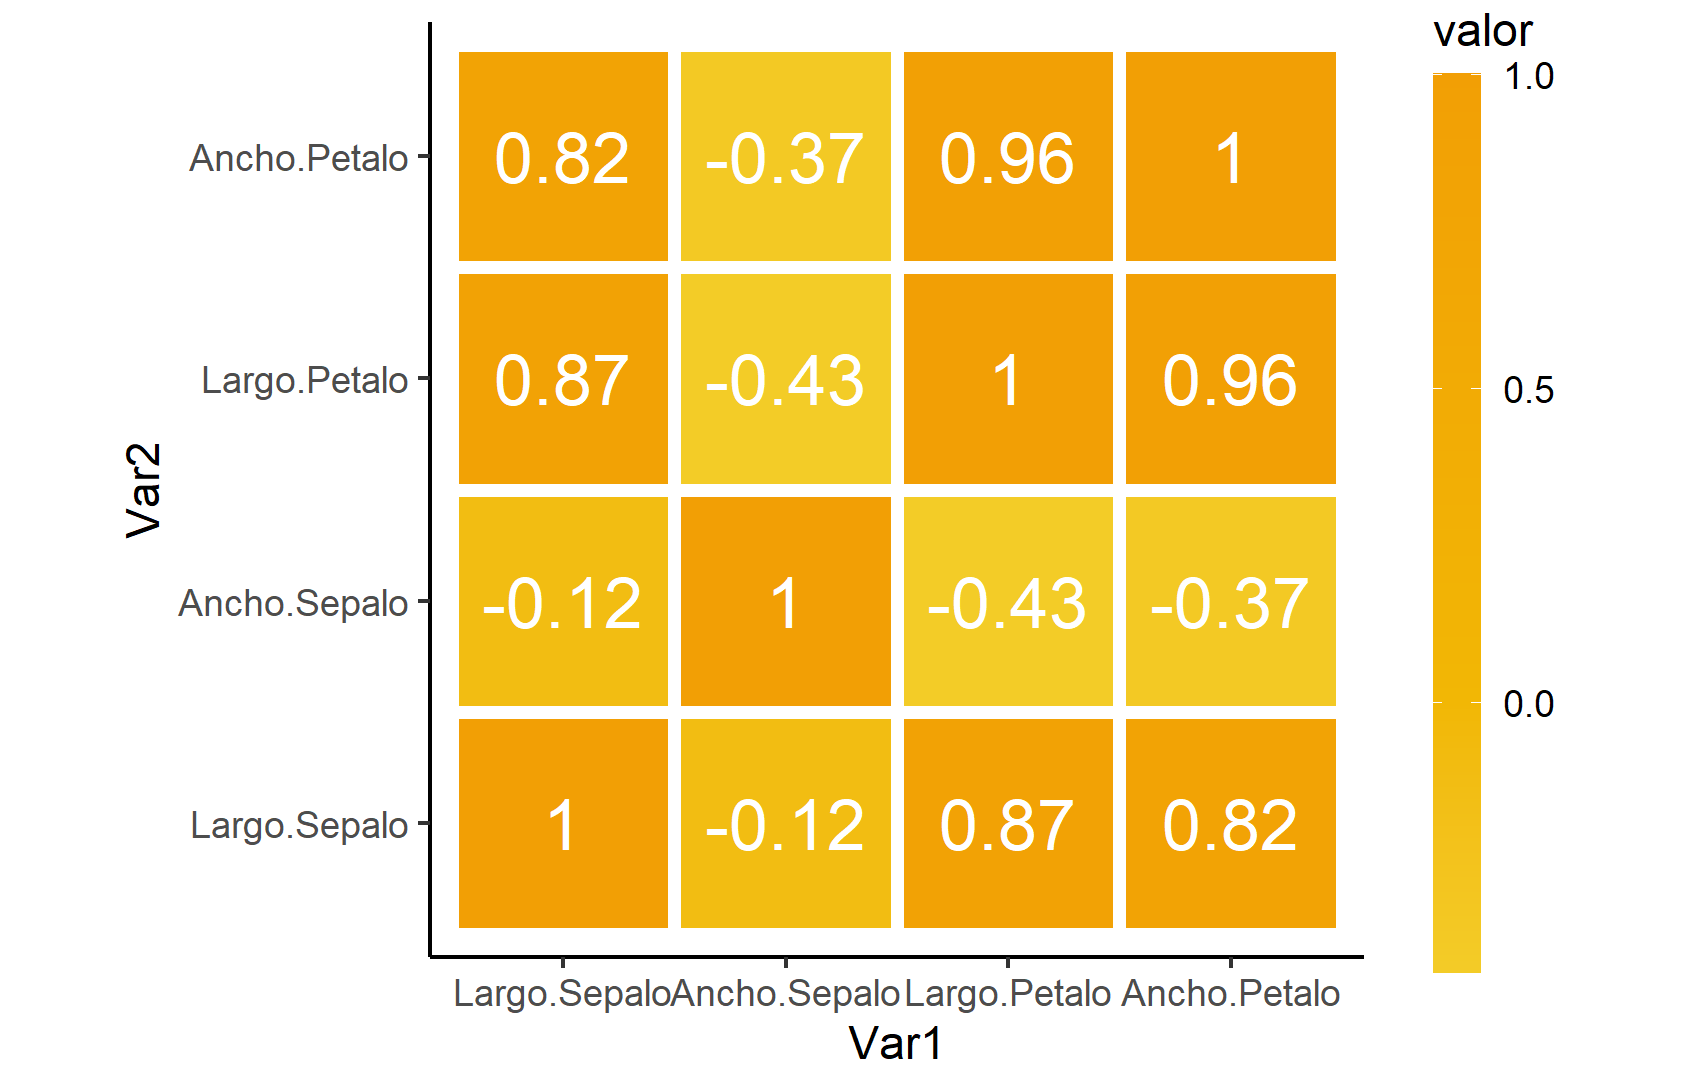

Here is the R script that generated this plot:
# Cargar librerias --------------------------------------------------------
library(pacman)
p_load(dplyr, ggplot2,reshape2,datos)

# Elaborar gráfico -----------------------------------------------------------
g1 <- melt(cor(select(flores,-Especies))) %>% 
  ggplot(aes(x = Var1, y = Var2, fill = value)) +
  geom_tile(color = "white",
            lwd = 1.5,
            linetype = 1) +
  coord_fixed() +
  geom_text(aes(label = round(value,2)), color = "white", size = 6) +
  scale_fill_gradient2(low = "#F2E744",
                       mid = "#F2B705", 
                       high = "#F29F05") +
  guides(fill = guide_colourbar(barwidth = 0.8,
                                barheight = 15,
                                title = "valor")) +
  theme_classic()

# Guardar gráfico -----------------------------------------------------------
ggsave("correlacion.png", g1)
